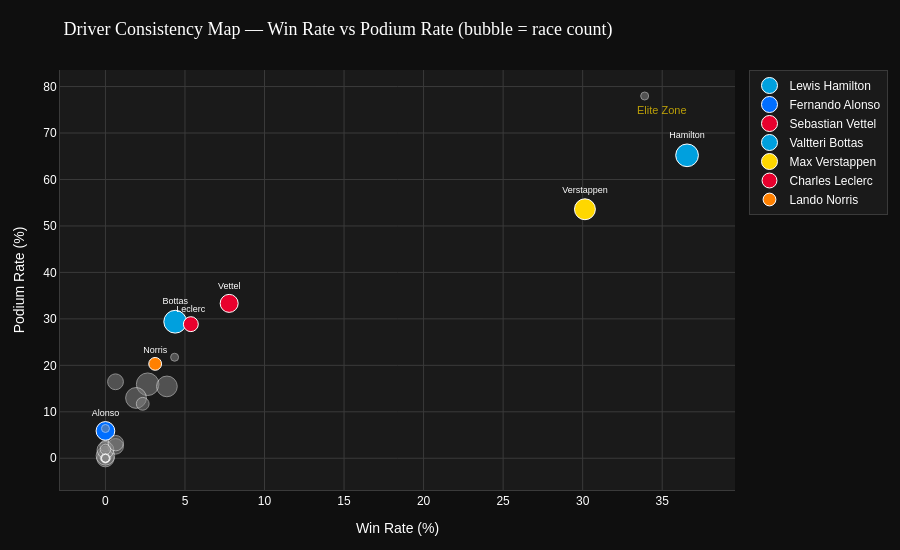

The notebook cell saved with this chart:
### Markdown cell above
### 📊 Viz 5 — Driver Consistency Score (Win Rate vs Podium Rate)

### Code cell
plot_data = driver_stats[driver_stats['total_races'] >= 30].copy()

# Highlight top drivers
highlight = ['Max Verstappen', 'Lewis Hamilton', 'Sebastian Vettel',
             'Valtteri Bottas', 'Charles Leclerc', 'Fernando Alonso', 'Lando Norris']
plot_data['highlight'] = plot_data['driver_name'].apply(
    lambda x: x if x in highlight else 'Other'
)

color_map = {
    'Max Verstappen': RACEIQ_GOLD,
    'Lewis Hamilton': '#00A0DE',  # Mercedes Cyan
    'Sebastian Vettel': RACEIQ_RED,
    'Valtteri Bottas': '#00A0DE',
    'Charles Leclerc': RACEIQ_RED,
    'Fernando Alonso': '#006EFF',  # Alpine Blue
    'Lando Norris': '#FF8000',    # Papaya
    'Other': RACEIQ_LGREY,
}

fig5 = go.Figure()

for driver in plot_data['driver_name']:
    row = plot_data[plot_data['driver_name'] == driver].iloc[0]
    color = color_map.get(driver, RACEIQ_LGREY)
    opacity = 1.0 if driver in highlight else 0.5
    size = max(8, min(25, row['total_races'] / 10))
    
    fig5.add_trace(go.Scatter(
        x=[row['win_rate'] * 100],
        y=[row['podium_rate'] * 100],
        mode='markers+text' if driver in highlight else 'markers',
        marker=dict(size=size, color=color, opacity=opacity,
                    line=dict(color=RACEIQ_WHITE, width=1)),
        text=[driver.split()[-1]] if driver in highlight else [''],
        textposition='top center',
        textfont=dict(color=RACEIQ_WHITE, size=9),
        name=driver,
        hovertemplate=f'<b>{driver}</b><br>Win Rate: {row["win_rate"]:.1%}<br>Podium Rate: {row["podium_rate"]:.1%}<br>Total Races: {row["total_races"]}<extra></extra>',
        showlegend=driver in highlight
    ))

fig5 = raceiq_layout(fig5, '🎯 Driver Consistency Map — Win Rate vs Podium Rate (bubble = race count)', 550)
fig5.update_xaxes(title_text='Win Rate (%)')
fig5.update_yaxes(title_text='Podium Rate (%)')
fig5.add_annotation(text='Elite Zone', x=35, y=75, showarrow=False,
                    font=dict(color=RACEIQ_GOLD, size=11), opacity=0.7)
fig5.show()
print("\n📌 INSIGHT: The 'Elite Zone' (top-right quadrant) separates true champions from strong performers. Verstappen's position — high win rate AND high podium rate — demonstrates transcendent consistency. Drivers in the bottom-right (high wins, low podiums) indicate feast-or-famine racers.")

### Figure 1 — Plotly figure (JSON) as saved in the notebook; plotly's stock layout.template omitted (floating-point values rounded to 4 significant figures)
{"data": [{"hovertemplate": "<b>Lewis Hamilton</b><br>Win Rate: 36.6%<br>Podium Rate: 65.2%<br>Total Races: 227<extra></extra>", "marker": {"color": "#00A0DE", "line": {"color": "#FFFFFF", "width": 1}, "opacity": 1.0, "size": 22.7}, "mode": "markers+text", "name": "Lewis Hamilton", "showlegend": true, "text": ["Hamilton"], "textfont": {"color": "#FFFFFF", "size": 9}, "textposition": "top center", "type": "scatter", "x": [36.56], "y": [65.2]}, {"hovertemplate": "<b>Nico Rosberg</b><br>Win Rate: 33.9%<br>Podium Rate: 78.0%<br>Total Races: 59<extra></extra>", "marker": {"color": "#888888", "line": {"color": "#FFFFFF", "width": 1}, "opacity": 0.5, "size": 8}, "mode": "markers", "name": "Nico Rosberg", "showlegend": false, "text": [""], "textfont": {"color": "#FFFFFF", "size": 9}, "textposition": "top center", "type": "scatter", "x": [33.9], "y": [77.97]}, {"hovertemplate": "<b>Fernando Alonso</b><br>Win Rate: 0.0%<br>Podium Rate: 5.9%<br>Total Races: 187<extra></extra>", "marker": {"color": "#006EFF", "line": {"color": "#FFFFFF", "width": 1}, "opacity": 1.0, "size": 18.7}, "mode": "markers+text", "name": "Fernando Alonso", "showlegend": true, "text": ["Alonso"], "textfont": {"color": "#FFFFFF", "size": 9}, "textposition": "top center", "type": "scatter", "x": [0.0], "y": [5.882]}, {"hovertemplate": "<b>Kimi Räikkönen</b><br>Win Rate: 0.6%<br>Podium Rate: 16.5%<br>Total Races: 158<extra></extra>", "marker": {"color": "#888888", "line": {"color": "#FFFFFF", "width": 1}, "opacity": 0.5, "size": 15.8}, "mode": "markers", "name": "Kimi Räikkönen", "showlegend": false, "text": [""], "textfont": {"color": "#FFFFFF", "size": 9}, "textposition": "top center", "type": "scatter", "x": [0.6329], "y": [16.46]}, {"hovertemplate": "<b>Felipe Massa</b><br>Win Rate: 0.0%<br>Podium Rate: 6.4%<br>Total Races: 78<extra></extra>", "marker": {"color": "#888888", "line": {"color": "#FFFFFF", "width": 1}, "opacity": 0.5, "size": 8}, "mode": "markers", "name": "Felipe Massa", "showlegend": false, "text": [""], "textfont": {"color": "#FFFFFF", "size": 9}, "textposition": "top center", "type": "scatter", "x": [0.0], "y": [6.41]}, {"hovertemplate": "<b>Jenson Button</b><br>Win Rate: 0.0%<br>Podium Rate: 1.7%<br>Total Races: 60<extra></extra>", "marker": {"color": "#888888", "line": {"color": "#FFFFFF", "width": 1}, "opacity": 0.5, "size": 8}, "mode": "markers", "name": "Jenson Button", "showlegend": false, "text": [""], "textfont": {"color": "#FFFFFF", "size": 9}, "textposition": "top center", "type": "scatter", "x": [0.0], "y": [1.667]}, {"hovertemplate": "<b>Sebastian Vettel</b><br>Win Rate: 7.8%<br>Podium Rate: 33.3%<br>Total Races: 180<extra></extra>", "marker": {"color": "#E8002D", "line": {"color": "#FFFFFF", "width": 1}, "opacity": 1.0, "size": 18.0}, "mode": "markers+text", "name": "Sebastian Vettel", "showlegend": true, "text": ["Vettel"], "textfont": {"color": "#FFFFFF", "size": 9}, "textposition": "top center", "type": "scatter", "x": [7.778], "y": [33.33]}, {"hovertemplate": "<b>Romain Grosjean</b><br>Win Rate: 0.0%<br>Podium Rate: 0.7%<br>Total Races: 136<extra></extra>", "marker": {"color": "#888888", "line": {"color": "#FFFFFF", "width": 1}, "opacity": 0.5, "size": 13.6}, "mode": "markers", "name": "Romain Grosjean", "showlegend": false, "text": [""], "textfont": {"color": "#FFFFFF", "size": 9}, "textposition": "top center", "type": "scatter", "x": [0.0], "y": [0.7353]}, {"hovertemplate": "<b>Nico Hülkenberg</b><br>Win Rate: 0.0%<br>Podium Rate: 0.0%<br>Total Races: 172<extra></extra>", "marker": {"color": "#888888", "line": {"color": "#FFFFFF", "width": 1}, "opacity": 0.5, "size": 17.2}, "mode": "markers", "name": "Nico Hülkenberg", "showlegend": false, "text": [""], "textfont": {"color": "#FFFFFF", "size": 9}, "textposition": "top center", "type": "scatter", "x": [0.0], "y": [0.0]}, {"hovertemplate": "<b>Pastor Maldonado</b><br>Win Rate: 0.0%<br>Podium Rate: 0.0%<br>Total Races: 38<extra></extra>", "marker": {"color": "#888888", "line": {"color": "#FFFFFF", "width": 1}, "opacity": 0.5, "size": 8}, "mode": "markers", "name": "Pastor Maldonado", "showlegend": false, "text": [""], "textfont": {"color": "#FFFFFF", "size": 9}, "textposition": "top center", "type": "scatter", "x": [0.0], "y": [0.0]}, {"hovertemplate": "<b>Sergio Pérez</b><br>Win Rate: 2.7%<br>Podium Rate: 15.9%<br>Total Races: 226<extra></extra>", "marker": {"color": "#888888", "line": {"color": "#FFFFFF", "width": 1}, "opacity": 0.5, "size": 22.6}, "mode": "markers", "name": "Sergio Pérez", "showlegend": false, "text": [""], "textfont": {"color": "#FFFFFF", "size": 9}, "textposition": "top center", "type": "scatter", "x": [2.655], "y": [15.93]}, {"hovertemplate": "<b>Daniel Ricciardo</b><br>Win Rate: 3.9%<br>Podium Rate: 15.5%<br>Total Races: 207<extra></extra>", "marker": {"color": "#888888", "line": {"color": "#FFFFFF", "width": 1}, "opacity": 0.5, "size": 20.7}, "mode": "markers", "name": "Daniel Ricciardo", "showlegend": false, "text": [""], "textfont": {"color": "#FFFFFF", "size": 9}, "textposition": "top center", "type": "scatter", "x": [3.865], "y": [15.46]}, {"hovertemplate": "<b>Esteban Gutiérrez</b><br>Win Rate: 0.0%<br>Podium Rate: 0.0%<br>Total Races: 40<extra></extra>", "marker": {"color": "#888888", "line": {"color": "#FFFFFF", "width": 1}, "opacity": 0.5, "size": 8}, "mode": "markers", "name": "Esteban Gutiérrez", "showlegend": false, "text": [""], "textfont": {"color": "#FFFFFF", "size": 9}, "textposition": "top center", "type": "scatter", "x": [0.0], "y": [0.0]}, {"hovertemplate": "<b>Valtteri Bottas</b><br>Win Rate: 4.4%<br>Podium Rate: 29.4%<br>Total Races: 228<extra></extra>", "marker": {"color": "#00A0DE", "line": {"color": "#FFFFFF", "width": 1}, "opacity": 1.0, "size": 22.8}, "mode": "markers+text", "name": "Valtteri Bottas", "showlegend": true, "text": ["Bottas"], "textfont": {"color": "#FFFFFF", "size": 9}, "textposition": "top center", "type": "scatter", "x": [4.386], "y": [29.39]}, {"hovertemplate": "<b>Kevin Magnussen</b><br>Win Rate: 0.0%<br>Podium Rate: 0.5%<br>Total Races: 186<extra></extra>", "marker": {"color": "#888888", "line": {"color": "#FFFFFF", "width": 1}, "opacity": 0.5, "size": 18.6}, "mode": "markers", "name": "Kevin Magnussen", "showlegend": false, "text": [""], "textfont": {"color": "#FFFFFF", "size": 9}, "textposition": "top center", "type": "scatter", "x": [0.0], "y": [0.5376]}, {"hovertemplate": "<b>Daniil Kvyat</b><br>Win Rate: 0.0%<br>Podium Rate: 2.7%<br>Total Races: 112<extra></extra>", "marker": {"color": "#888888", "line": {"color": "#FFFFFF", "width": 1}, "opacity": 0.5, "size": 11.2}, "mode": "markers", "name": "Daniil Kvyat", "showlegend": false, "text": [""], "textfont": {"color": "#FFFFFF", "size": 9}, "textposition": "top center", "type": "scatter", "x": [0.0], "y": [2.679]}, {"hovertemplate": "<b>Marcus Ericsson</b><br>Win Rate: 0.0%<br>Podium Rate: 0.0%<br>Total Races: 97<extra></extra>", "marker": {"color": "#888888", "line": {"color": "#FFFFFF", "width": 1}, "opacity": 0.5, "size": 9.7}, "mode": "markers", "name": "Marcus Ericsson", "showlegend": false, "text": [""], "textfont": {"color": "#FFFFFF", "size": 9}, "textposition": "top center", "type": "scatter", "x": [0.0], "y": [0.0]}, {"hovertemplate": "<b>Max Verstappen</b><br>Win Rate: 30.1%<br>Podium Rate: 53.6%<br>Total Races: 209<extra></extra>", "marker": {"color": "#FFD700", "line": {"color": "#FFFFFF", "width": 1}, "opacity": 1.0, "size": 20.9}, "mode": "markers+text", "name": "Max Verstappen", "showlegend": true, "text": ["Verstappen"], "textfont": {"color": "#FFFFFF", "size": 9}, "textposition": "top center", "type": "scatter", "x": [30.14], "y": [53.59]}, {"hovertemplate": "<b>Felipe Nasr</b><br>Win Rate: 0.0%<br>Podium Rate: 0.0%<br>Total Races: 40<extra></extra>", "marker": {"color": "#888888", "line": {"color": "#FFFFFF", "width": 1}, "opacity": 0.5, "size": 8}, "mode": "markers", "name": "Felipe Nasr", "showlegend": false, "text": [""], "textfont": {"color": "#FFFFFF", "size": 9}, "textposition": "top center", "type": "scatter", "x": [0.0], "y": [0.0]}, {"hovertemplate": "<b>Carlos Sainz</b><br>Win Rate: 1.9%<br>Podium Rate: 13.0%<br>Total Races: 208<extra></extra>", "marker": {"color": "#888888", "line": {"color": "#FFFFFF", "width": 1}, "opacity": 0.5, "size": 20.8}, "mode": "markers", "name": "Carlos Sainz", "showlegend": false, "text": [""], "textfont": {"color": "#FFFFFF", "size": 9}, "textposition": "top center", "type": "scatter", "x": [1.923], "y": [12.98]}, {"hovertemplate": "<b>Jolyon Palmer</b><br>Win Rate: 0.0%<br>Podium Rate: 0.0%<br>Total Races: 37<extra></extra>", "marker": {"color": "#888888", "line": {"color": "#FFFFFF", "width": 1}, "opacity": 0.5, "size": 8}, "mode": "markers", "name": "Jolyon Palmer", "showlegend": false, "text": [""], "textfont": {"color": "#FFFFFF", "size": 9}, "textposition": "top center", "type": "scatter", "x": [0.0], "y": [0.0]}, {"hovertemplate": "<b>Pascal Wehrlein</b><br>Win Rate: 0.0%<br>Podium Rate: 0.0%<br>Total Races: 39<extra></extra>", "marker": {"color": "#888888", "line": {"color": "#FFFFFF", "width": 1}, "opacity": 0.5, "size": 8}, "mode": "markers", "name": "Pascal Wehrlein", "showlegend": false, "text": [""], "textfont": {"color": "#FFFFFF", "size": 9}, "textposition": "top center", "type": "scatter", "x": [0.0], "y": [0.0]}, {"hovertemplate": "<b>Stoffel Vandoorne</b><br>Win Rate: 0.0%<br>Podium Rate: 0.0%<br>Total Races: 42<extra></extra>", "marker": {"color": "#888888", "line": {"color": "#FFFFFF", "width": 1}, "opacity": 0.5, "size": 8}, "mode": "markers", "name": "Stoffel Vandoorne", "showlegend": false, "text": [""], "textfont": {"color": "#FFFFFF", "size": 9}, "textposition": "top center", "type": "scatter", "x": [0.0], "y": [0.0]}, {"hovertemplate": "<b>Esteban Ocon</b><br>Win Rate: 0.6%<br>Podium Rate: 2.6%<br>Total Races: 156<extra></extra>", "marker": {"color": "#888888", "line": {"color": "#FFFFFF", "width": 1}, "opacity": 0.5, "size": 15.6}, "mode": "markers", "name": "Esteban Ocon", "showlegend": false, "text": [""], "textfont": {"color": "#FFFFFF", "size": 9}, "textposition": "top center", "type": "scatter", "x": [0.641], "y": [2.564]}, {"hovertemplate": "<b>Lance Stroll</b><br>Win Rate: 0.0%<br>Podium Rate: 1.8%<br>Total Races: 168<extra></extra>", "marker": {"color": "#888888", "line": {"color": "#FFFFFF", "width": 1}, "opacity": 0.5, "size": 16.8}, "mode": "markers", "name": "Lance Stroll", "showlegend": false, "text": [""], "textfont": {"color": "#FFFFFF", "size": 9}, "textposition": "top center", "type": "scatter", "x": [0.0], "y": [1.786]}, {"hovertemplate": "<b>Antonio Giovinazzi</b><br>Win Rate: 0.0%<br>Podium Rate: 0.0%<br>Total Races: 62<extra></extra>", "marker": {"color": "#888888", "line": {"color": "#FFFFFF", "width": 1}, "opacity": 0.5, "size": 8}, "mode": "markers", "name": "Antonio Giovinazzi", "showlegend": false, "text": [""], "textfont": {"color": "#FFFFFF", "size": 9}, "textposition": "top center", "type": "scatter", "x": [0.0], "y": [0.0]}, {"hovertemplate": "<b>Pierre Gasly</b><br>Win Rate: 0.6%<br>Podium Rate: 3.2%<br>Total Races: 154<extra></extra>", "marker": {"color": "#888888", "line": {"color": "#FFFFFF", "width": 1}, "opacity": 0.5, "size": 15.4}, "mode": "markers", "name": "Pierre Gasly", "showlegend": false, "text": [""], "textfont": {"color": "#FFFFFF", "size": 9}, "textposition": "top center", "type": "scatter", "x": [0.6494], "y": [3.247]}, {"hovertemplate": "<b>Charles Leclerc</b><br>Win Rate: 5.4%<br>Podium Rate: 28.9%<br>Total Races: 149<extra></extra>", "marker": {"color": "#E8002D", "line": {"color": "#FFFFFF", "width": 1}, "opacity": 1.0, "size": 14.9}, "mode": "markers+text", "name": "Charles Leclerc", "showlegend": true, "text": ["Leclerc"], "textfont": {"color": "#FFFFFF", "size": 9}, "textposition": "top center", "type": "scatter", "x": [5.369], "y": [28.86]}, {"hovertemplate": "<b>Lando Norris</b><br>Win Rate: 3.1%<br>Podium Rate: 20.3%<br>Total Races: 128<extra></extra>", "marker": {"color": "#FF8000", "line": {"color": "#FFFFFF", "width": 1}, "opacity": 1.0, "size": 12.8}, "mode": "markers+text", "name": "Lando Norris", "showlegend": true, "text": ["Norris"], "textfont": {"color": "#FFFFFF", "size": 9}, "textposition": "top center", "type": "scatter", "x": [3.125], "y": [20.31]}, {"hovertemplate": "<b>George Russell</b><br>Win Rate: 2.3%<br>Podium Rate: 11.7%<br>Total Races: 128<extra></extra>", "marker": {"color": "#888888", "line": {"color": "#FFFFFF", "width": 1}, "opacity": 0.5, "size": 12.8}, "mode": "markers", "name": "George Russell", "showlegend": false, "text": [""], "textfont": {"color": "#FFFFFF", "size": 9}, "textposition": "top center", "type": "scatter", "x": [2.344], "y": [11.72]}, {"hovertemplate": "<b>Alexander Albon</b><br>Win Rate: 0.0%<br>Podium Rate: 1.9%<br>Total Races: 105<extra></extra>", "marker": {"color": "#888888", "line": {"color": "#FFFFFF", "width": 1}, "opacity": 0.5, "size": 10.5}, "mode": "markers", "name": "Alexander Albon", "showlegend": false, "text": [""], "textfont": {"color": "#FFFFFF", "size": 9}, "textposition": "top center", "type": "scatter", "x": [0.0], "y": [1.905]}, {"hovertemplate": "<b>Nicholas Latifi</b><br>Win Rate: 0.0%<br>Podium Rate: 0.0%<br>Total Races: 61<extra></extra>", "marker": {"color": "#888888", "line": {"color": "#FFFFFF", "width": 1}, "opacity": 0.5, "size": 8}, "mode": "markers", "name": "Nicholas Latifi", "showlegend": false, "text": [""], "textfont": {"color": "#FFFFFF", "size": 9}, "textposition": "top center", "type": "scatter", "x": [0.0], "y": [0.0]}, {"hovertemplate": "<b>Yuki Tsunoda</b><br>Win Rate: 0.0%<br>Podium Rate: 0.0%<br>Total Races: 90<extra></extra>", "marker": {"color": "#888888", "line": {"color": "#FFFFFF", "width": 1}, "opacity": 0.5, "size": 9.0}, "mode": "markers", "name": "Yuki Tsunoda", "showlegend": false, "text": [""], "textfont": {"color": "#FFFFFF", "size": 9}, "textposition": "top center", "type": "scatter", "x": [0.0], "y": [0.0]}, {"hovertemplate": "<b>Mick Schumacher</b><br>Win Rate: 0.0%<br>Podium Rate: 0.0%<br>Total Races: 44<extra></extra>", "marker": {"color": "#888888", "line": {"color": "#FFFFFF", "width": 1}, "opacity": 0.5, "size": 8}, "mode": "markers", "name": "Mick Schumacher", "showlegend": false, "text": [""], "textfont": {"color": "#FFFFFF", "size": 9}, "textposition": "top center", "type": "scatter", "x": [0.0], "y": [0.0]}, {"hovertemplate": "<b>Guanyu Zhou</b><br>Win Rate: 0.0%<br>Podium Rate: 0.0%<br>Total Races: 68<extra></extra>", "marker": {"color": "#888888", "line": {"color": "#FFFFFF", "width": 1}, "opacity": 0.5, "size": 8}, "mode": "markers", "name": "Guanyu Zhou", "showlegend": false, "text": [""], "textfont": {"color": "#FFFFFF", "size": 9}, "textposition": "top center", "type": "scatter", "x": [0.0], "y": [0.0]}, {"hovertemplate": "<b>Oscar Piastri</b><br>Win Rate: 4.3%<br>Podium Rate: 21.7%<br>Total Races: 46<extra></extra>", "marker": {"color": "#888888", "line": {"color": "#FFFFFF", "width": 1}, "opacity": 0.5, "size": 8}, "mode": "markers", "name": "Oscar Piastri", "showlegend": false, "text": [""], "textfont": {"color": "#FFFFFF", "size": 9}, "textposition": "top center", "type": "scatter", "x": [4.348], "y": [21.74]}, {"hovertemplate": "<b>Logan Sargeant</b><br>Win Rate: 0.0%<br>Podium Rate: 0.0%<br>Total Races: 36<extra></extra>", "marker": {"color": "#888888", "line": {"color": "#FFFFFF", "width": 1}, "opacity": 0.5, "size": 8}, "mode": "markers", "name": "Logan Sargeant", "showlegend": false, "text": [""], "textfont": {"color": "#FFFFFF", "size": 9}, "textposition": "top center", "type": "scatter", "x": [0.0], "y": [0.0]}], "layout": {"annotations": [{"font": {"color": "#FFD700", "size": 11}, "opacity": 0.7, "showarrow": false, "text": "Elite Zone", "x": 35, "y": 75}], "font": {"color": "#FFFFFF", "family": "Arial"}, "height": 550, "legend": {"bgcolor": "#1A1A1A", "bordercolor": "#3A3A3A", "borderwidth": 1, "font": {"color": "#FFFFFF"}}, "margin": {"b": 60, "l": 60, "r": 40, "t": 70}, "paper_bgcolor": "#0F0F0F", "plot_bgcolor": "#1A1A1A", "title": {"font": {"color": "#FFFFFF", "family": "Arial Black", "size": 18}, "text": "🎯 Driver Consistency Map — Win Rate vs Podium Rate (bubble = race count)"}, "xaxis": {"gridcolor": "#3A3A3A", "linecolor": "#3A3A3A", "title": {"text": "Win Rate (%)"}, "zeroline": false}, "yaxis": {"gridcolor": "#3A3A3A", "linecolor": "#3A3A3A", "title": {"text": "Podium Rate (%)"}, "zeroline": false}}}
